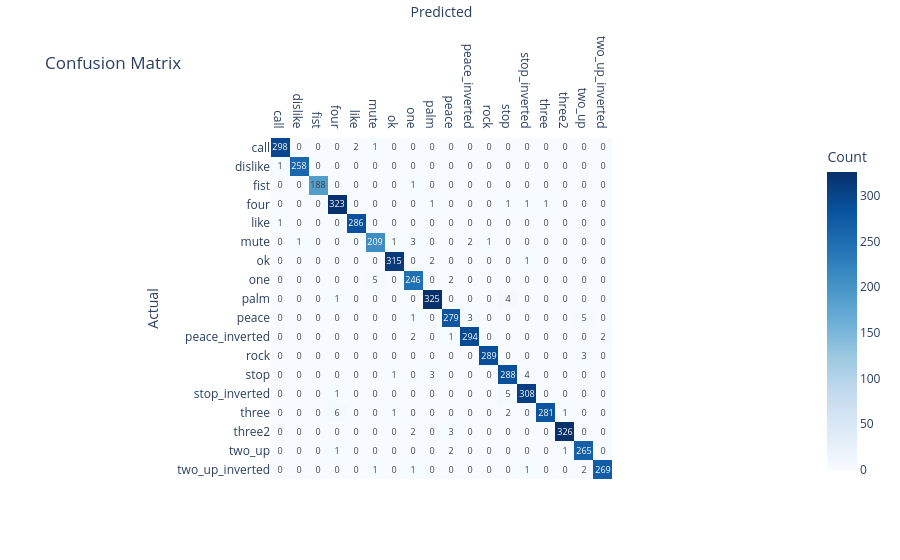

Notebook code cell kept with this figure:
### Markdown cell above
Plot Confussion Matrix

### Code cell
cm = confusion_matrix(y_test, y_pred)

labels = le.classes_
cm_df = pd.DataFrame(cm, index=labels, columns=labels)

fig = px.imshow(
    cm_df,
    text_auto=True,        # show counts in cells
    color_continuous_scale="Blues",
    labels=dict(x="Predicted", y="Actual", color="Count")
)

fig.update_layout(
    title="Confusion Matrix",
    xaxis=dict(side="top")  # predicted labels at the top
)

fig.show()

### Figure 1 — Plotly figure (JSON) as saved in the notebook; plotly's stock layout.template omitted (floating-point values rounded to 4 significant figures; data arrays with more than 128 entries replaced by an {"elided": "..."} marker saying what was removed)
{"data": [{"coloraxis": "coloraxis", "hovertemplate": "Predicted: %{x}<br>Actual: %{y}<br>Count: %{z}<extra></extra>", "name": "0", "texttemplate": "%{z}", "type": "heatmap", "x": ["call", "dislike", "fist", "four", "like", "mute", "ok", "one", "palm", "peace", "peace_inverted", "rock", "stop", "stop_inverted", "three", "three2", "two_up", "two_up_inverted"], "xaxis": "x", "y": ["call", "dislike", "fist", "four", "like", "mute", "ok", "one", "palm", "peace", "peace_inverted", "rock", "stop", "stop_inverted", "three", "three2", "two_up", "two_up_inverted"], "yaxis": "y", "z": {"elided": "18x18 int values"}}], "layout": {"coloraxis": {"colorbar": {"title": {"text": "Count"}}, "colorscale": [[0, "rgb(247,251,255)"], [0.125, "rgb(222,235,247)"], [0.25, "rgb(198,219,239)"], [0.375, "rgb(158,202,225)"], [0.5, "rgb(107,174,214)"], [0.625, "rgb(66,146,198)"], [0.75, "rgb(33,113,181)"], [0.875, "rgb(8,81,156)"], [1, "rgb(8,48,107)"]]}, "margin": {"t": 60}, "title": {"text": "Confusion Matrix"}, "xaxis": {"anchor": "y", "constrain": "domain", "domain": [0, 1], "scaleanchor": "y", "side": "top", "title": {"text": "Predicted"}}, "yaxis": {"anchor": "x", "autorange": "reversed", "constrain": "domain", "domain": [0, 1], "title": {"text": "Actual"}}}}
